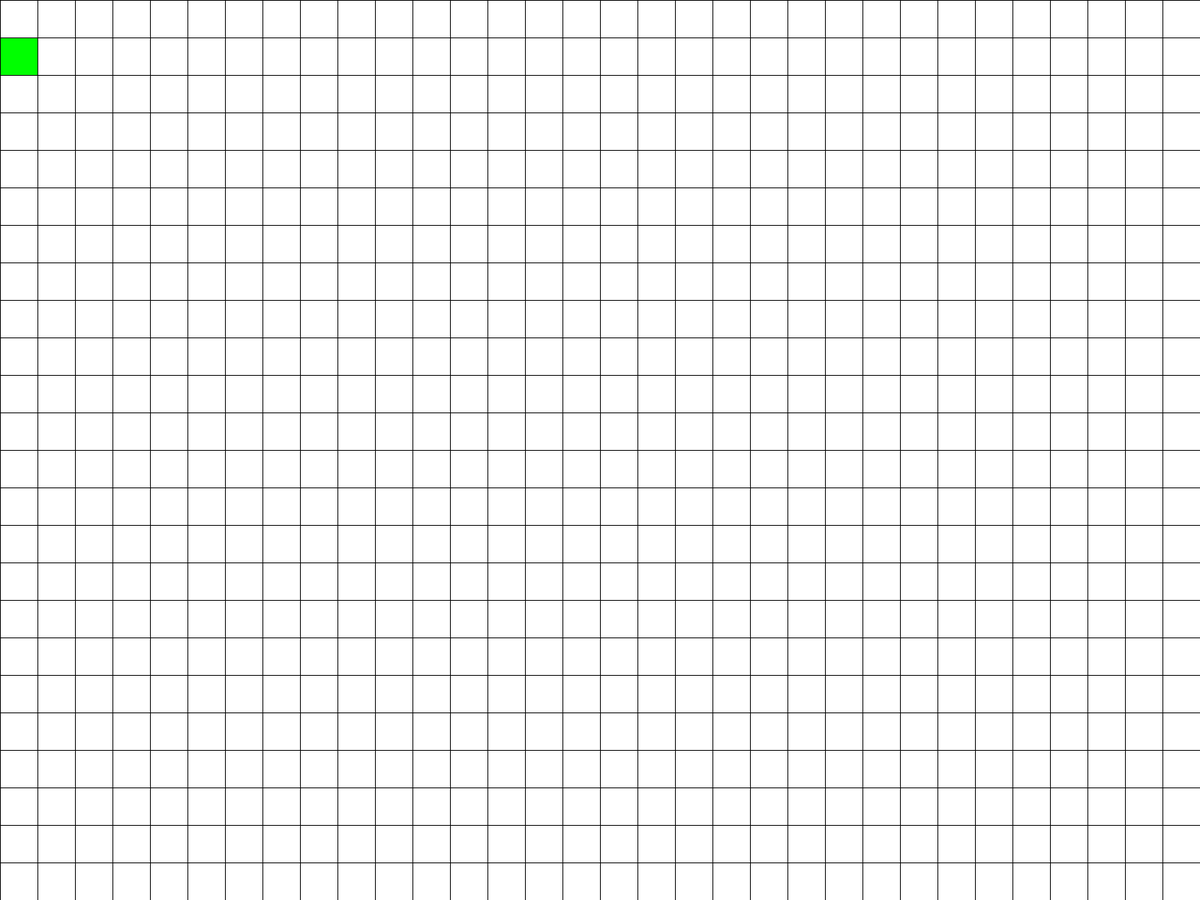
Frame 1 (no input)
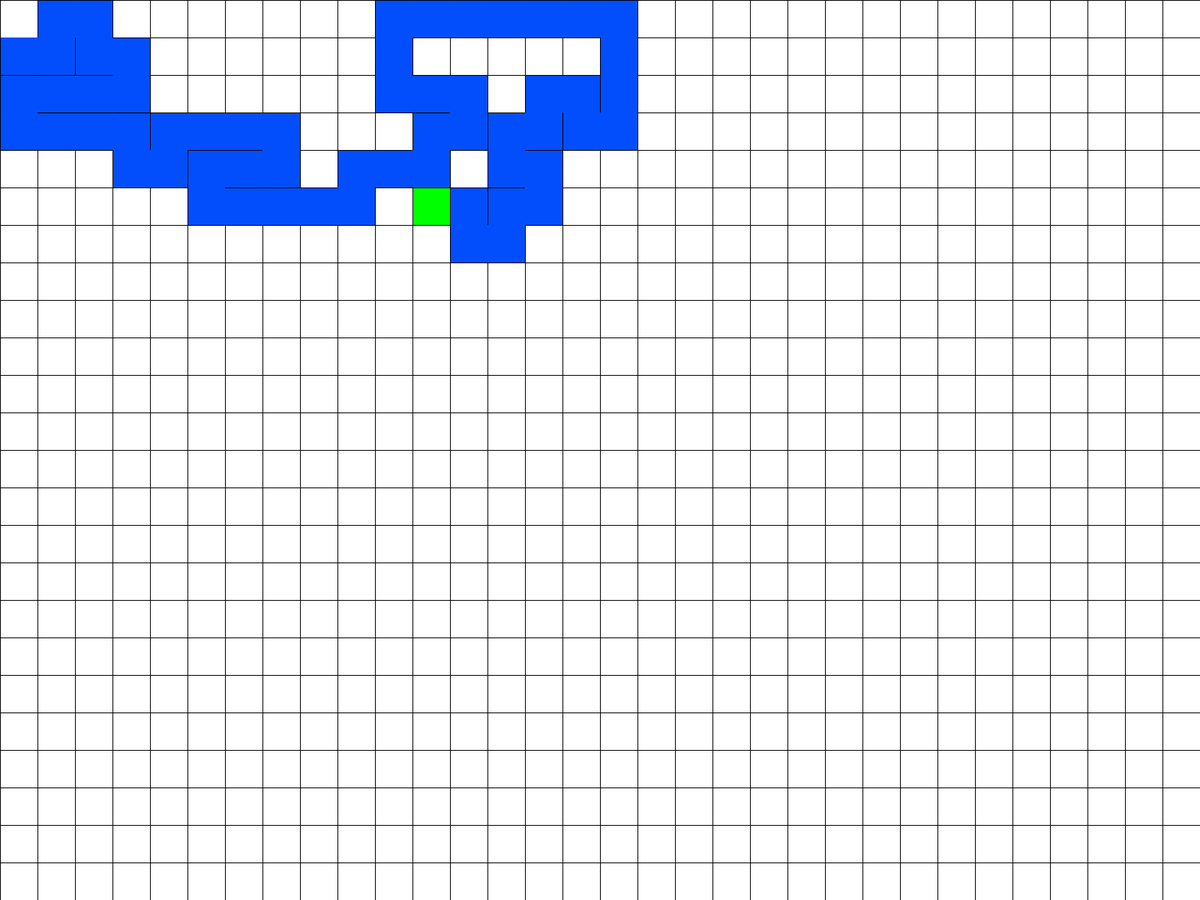
Frame 60 (the mouse pressed at the canvas centre just before this capture)
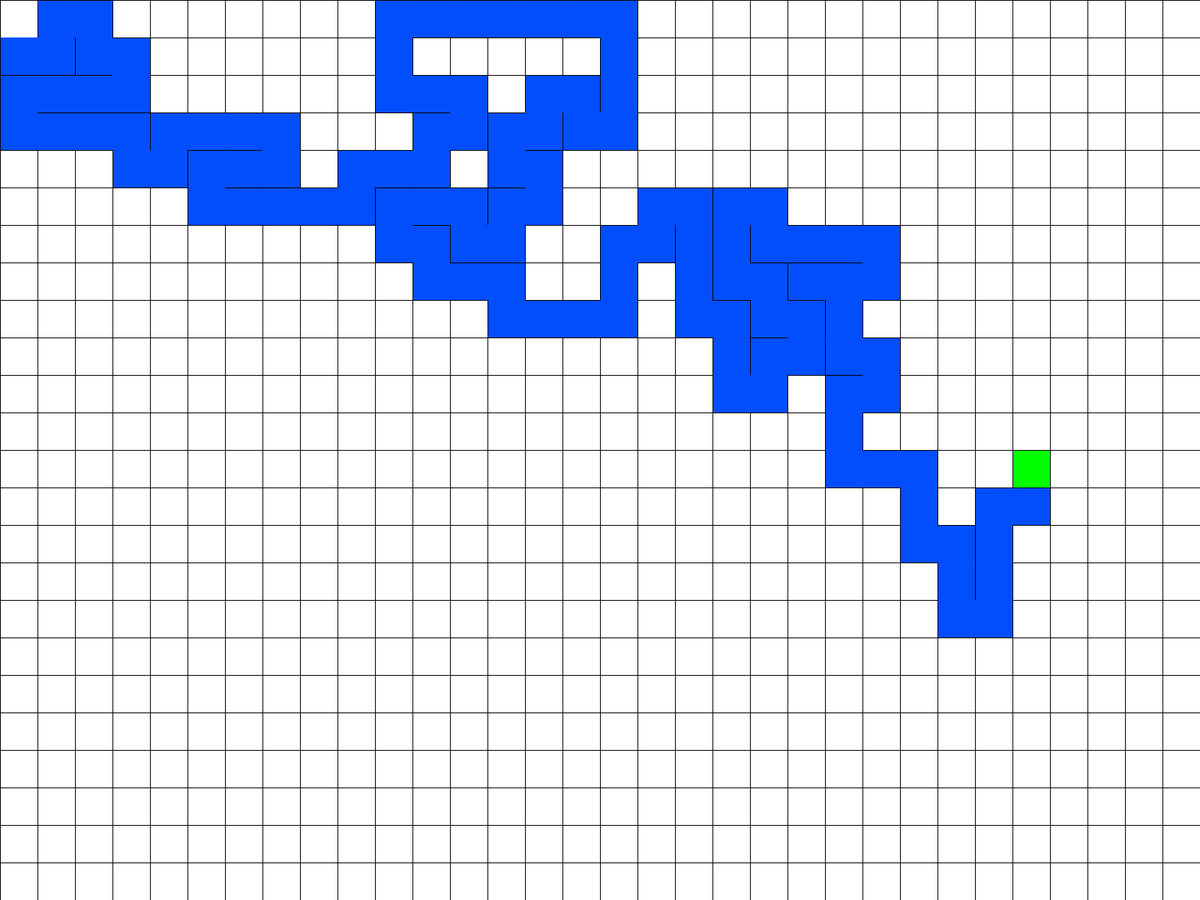
Frame 120 (the mouse held since frame 60 and released just before this capture)

The Processing sketch that drew these frames (run headless with seeded random() and noise(); from frame 60 on, the mouse is pressed at the canvas centre):

// Processing sketch: MazeGeneration
// ── MazeGeneration.pde
//Maze Generation
int cellSize;
Cell[][] grid;
ArrayList<Cell> stack;
Cell start, end, current;

//A* algorithm
ArrayList<Cell> openSet;
ArrayList<Cell> closedSet;

void setup() {
  //size(800, 640);
  fullScreen();
  //frameRate(5);

  cellSize = 50;
  grid = new Cell[int(width / cellSize)][int(height / cellSize)];

  for (int i = 0; i < grid.length; i++) {
    for (int j = 0; j < grid[0].length; j++) {
      grid[i][j] = new Cell(i, j, cellSize);
      grid[i][j].getValidNeighbours(grid);
    }
  }

  stack = new ArrayList<Cell>();

  start = grid[0][0];

  current = start;
  current.visited = true;

  stack.add(current);

  end = grid[grid.length - 1][grid[0].length - 1];

  openSet = new ArrayList<Cell>();
  closedSet = new ArrayList<Cell>();

  openSet.add(start);
}

void draw() {
  background(255);

  for (int i = 0; i < grid.length; i++) {
    for (int j = 0; j < grid[0].length; j++) {
      grid[i][j].show();
    }
  }

  ArrayList<Cell> validNeighbours = getNeighbours(current.i, current.j);
  if (validNeighbours != null) {
    Cell randomNeighbour = validNeighbours.get(int(random(0, validNeighbours.size())));

    if (randomNeighbour.i - current.i == 1) {
      current.walls[1] = false;
      randomNeighbour.walls[3] = false;
    } else if (randomNeighbour.i - current.i == -1) {
      current.walls[3] = false;
      randomNeighbour.walls[1] = false;
    } else if (randomNeighbour.j - current.j == 1) {
      current.walls[2] = false;
      randomNeighbour.walls[0] = false;
    } else if (randomNeighbour.j - current.j == -1) {
      current.walls[0] = false;
      randomNeighbour.walls[2] = false;
    }

    current = randomNeighbour;
    current.visited = true;
    current.fillQuad();
    stack.add(current);
  } else if (stack.size() > 0) {
    current = getLastElement(stack);
    current.fillQuad();
  } else if (stack.size() == 0) {
    println("The maze has been built!");
    println("Finding the optimal path...");
    //A* pathfinding algorithm

    if (openSet.size() > 0) {
      //Take the best option based on the f score
      int winner = 0;
      for (int i = 0; i < openSet.size(); i++) {
        if (openSet.get(i).f < openSet.get(winner).f) {
          winner = i;
        }
      }
      current = openSet.get(winner);

      if (current == end) {
        println("Best path was find!");
        noLoop();
      }

      //Take the best move and move it to the closed set
      openSet.remove(current);
      closedSet.add(current);

      //Find the current cell neighbours
      ArrayList<Cell> neighbours = current.getValidNeighbours(grid);

      //Loop through all the neighbours and find the best valid one
      for (int w = 0; w < neighbours.size(); w++) {
        Cell neighbour = neighbours.get(w);
        if (neighbour != null) {
          int xoffset = neighbour.i - current.i;
          int yoffset = neighbour.j - current.j;

          if (!closedSet.contains(neighbour)) {
            if (xoffset == -1 && current.walls[3] == false || xoffset == 1 && current.walls[1] == false || yoffset == -1 && current.walls[0] == false || yoffset == 1 && current.walls[2] == false) {
              float tempG = current.g + heuristic(neighbour, current);
              //Is this neighbour a better path to follow?
              boolean newPath = false;
              if (openSet.contains(neighbour)) {
                if (tempG < neighbour.g) {
                  neighbour.g = tempG;
                  newPath = true;
                }
              } else {
                neighbour.g = tempG;
                newPath = true;
                openSet.add(neighbour);
              }
              //If there's a new path that's better
              if (newPath) {
                neighbour.h = heuristic(neighbour, current);
                neighbour.f = neighbour.g + neighbour.h;
                neighbour.previous = current;
              }
            }
          }
        }
      }
    }
    //There's no solution
    else {
      println("There's no solution for this maze");
      noLoop();
      return;
    }

    ArrayList<Cell> path = new ArrayList<Cell>();
    Cell temp = current;
    path.add(temp);
    while (temp.previous != null) {
      path.add(temp.previous);
      temp = temp.previous;
    }

    push();
    noFill();
    stroke(255);
    strokeWeight(cellSize / 4);
    beginShape();
    for (int i = 0; i < path.size(); i++) {
      vertex(path.get(i).i * cellSize + cellSize / 2, path.get(i).j * cellSize + cellSize / 2);
    }
    endShape();
    pop();

    //noLoop();
  }
}


ArrayList getNeighbours(int cellI, int cellJ) {
  ArrayList<Cell> neighbours = new ArrayList<Cell>();
  if (cellI < grid.length - 1) {
    if (!grid[cellI + 1][cellJ].visited) {
      neighbours.add(grid[cellI + 1][cellJ]);
    }
  }

  if (cellI > 0) {
    if (!grid[cellI - 1][cellJ].visited) {
      neighbours.add(grid[cellI - 1][cellJ]);
    }
  }

  if (cellJ < grid[0].length - 1) {
    if (!grid[cellI][cellJ + 1].visited) {
      neighbours.add(grid[cellI][cellJ + 1]);
    }
  }

  if (cellJ > 0) {
    if (!grid[cellI][cellJ - 1].visited) {
      neighbours.add(grid[cellI][cellJ - 1]);
    }
  }

  if (neighbours.size() > 0) {
    return neighbours;
  }
  return null;
}

Cell getLastElement(ArrayList<Cell> a) {
  Cell lastElement = a.get(a.size() - 1);
  a.remove(a.size() - 1);
  return lastElement;
}

float heuristic(Cell a, Cell b) {
  return dist(a.i, a.j, b.i, b.j);
}

// ── Cell.pde
class Cell {

  int i, j, size;
  boolean[] walls = new boolean[4];
  boolean visited;
  color col;

  float f, g, h;

  ArrayList<Cell> neighbours;
  Cell previous;

  Cell(int i, int j, int size) {
    this.i = i;
    this.j = j;
    this.size = size;
    for (int x = 0; x < walls.length; x++) {
      walls[x] = true;
    }
    visited = false;

    col = color(255, 255, 255);

    f = 0;
    g = 0;
    h = 0;

    neighbours = new ArrayList<Cell>();
  }

  void show() {
    float x = i * size;
    float y = j * size;
    push();
    fill(col);
    noStroke();
    rect(x, y, size, size);
    pop();

    stroke(0);
    if (walls[0]) { //TOP
      line(x, y, x + size, y);
    }
    if (walls[1]) { //RIGHT
      line(x + size, y, x + size, y + size);
    }
    if (walls[2]) { //BOTTOM
      line(x + size, y + size, x, y + size);
    }
    if (walls[3]) { //LEFT
      line(x, y + size, x, y);
    }
  }

  void fillQuad() {
    float x = i * size;
    float y = j * size;
    col = color(3, 78, 252);

    fill(0, 255, 0);
    rect(x, y, size, size);
  }

  ArrayList getValidNeighbours(Cell[][] grid) {
    if (i < grid.length - 1) {
      neighbours.add(grid[i + 1][j]); //RIGHT
    }
    if (i > 0) {
      neighbours.add(grid[i - 1][j]); //LEFT
    }
    if (j < grid[0].length - 1) {
      neighbours.add(grid[i][j + 1]); //BOTTOM
    }
    if (j > 0) {
      neighbours.add(grid[i][j - 1]); //TOP
    }
    return neighbours;
  }

  void show(color c) {
    float x = i * size;
    float y = j * size;

    noStroke();
    fill(c);
    rect(x, y, size, size);
  }
}
